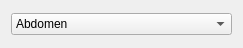
<?xml version="1.0" encoding="UTF-8"?>
<ui version="4.0">
 <class>PresetWLWWDialog</class>
 <widget class="QDialog" name="PresetWLWWDialog">
  <property name="geometry">
   <rect>
    <x>0</x>
    <y>0</y>
    <width>243</width>
    <height>48</height>
   </rect>
  </property>
  <property name="windowTitle">
   <string>Dialog</string>
  </property>
  <layout class="QGridLayout" name="gridLayout">
   <item row="0" column="0">
    <widget class="QComboBox" name="comboBox">
     <item>
      <property name="text">
       <string>Abdomen</string>
      </property>
     </item>
     <item>
      <property name="text">
       <string>Bone</string>
      </property>
     </item>
     <item>
      <property name="text">
       <string>Breast</string>
      </property>
     </item>
     <item>
      <property name="text">
       <string>Head</string>
      </property>
     </item>
     <item>
      <property name="text">
       <string>Lung</string>
      </property>
     </item>
     <item>
      <property name="text">
       <string>Neck</string>
      </property>
     </item>
     <item>
      <property name="text">
       <string>Pelvis</string>
      </property>
     </item>
     <item>
      <property name="text">
       <string>Thorax</string>
      </property>
     </item>
     <item>
      <property name="text">
       <string>Custom1</string>
      </property>
     </item>
     <item>
      <property name="text">
       <string>Custom2</string>
      </property>
     </item>
     <item>
      <property name="text">
       <string>Custom3</string>
      </property>
     </item>
    </widget>
   </item>
  </layout>
 </widget>
 <resources/>
 <connections/>
</ui>
